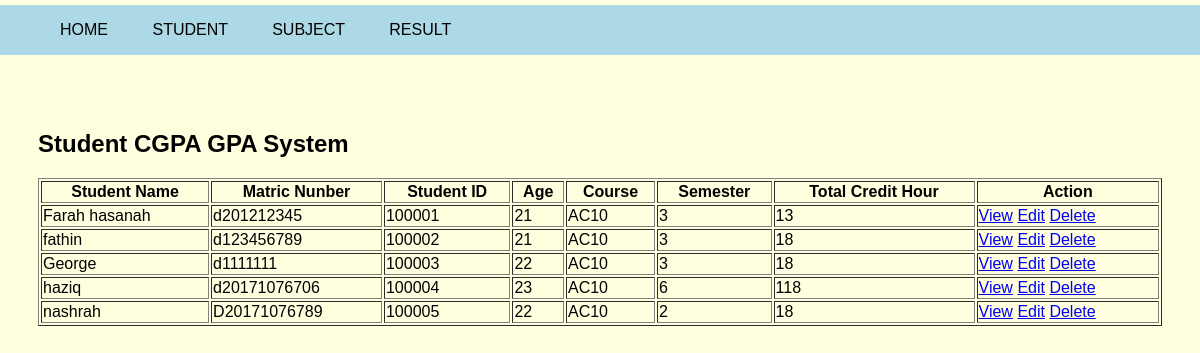
The page / on the database its author committed.
### tables this page shows
CREATE TABLE `student` (
  `stud_name` text NOT NULL,
  `stud_matricno` varchar(12) NOT NULL,
  `stud_id` int(6) NOT NULL,
  `stud_age` int(3) NOT NULL,
  `stud_course` varchar(7) NOT NULL,
  `stud_sem` int(2) NOT NULL,
  `stud_credithour` int(4) NOT NULL
);

### index.php (the view, shortened to what this page needs)
<?php
include 'header.php';
$stmt = $connection->prepare('SELECT * FROM student');
$stmt->execute();
?>
<!DOCTYPE html>
<body>
    <div class="container">
            <h2>Student CGPA GPA System</h2>
            <table border="1" width="100%">
                <tr>
                    <th>Student Name</th>
                    <th>Matric Nunber</th>
                    <th>Student ID</th>
                    <th>Age</th>
                    <th>Course</th>
                    <th>Semester</th>
                    <th>Total Credit Hour</th>
                    <th>Action</th>
                </tr>
            <tbody>
                <?php while ($student = $stmt->fetch(PDO::FETCH_OBJ)) { ?>
                        <tr>
                            <td class="data-content"><?php echo $student->stud_name; ?></td>
                            <td class="data-content"><?php echo $student->stud_matricno; ?></td>
                            <td class="data-content"><?php echo $student->stud_id; ?></td>
                            <td class="data-content"><?php echo $student->stud_age; ?></td>
                            <td class="data-content"><?php echo $student->stud_course; ?></td>
                            <td class="data-content"><?php echo $student->stud_sem; ?></td>
                            <td class="data-content"><?php echo $student->stud_credithour; ?></td>
                            <td class="data-content">
                                <a class="btn btn-primary" href="result.php?id=<?php echo $student->stud_id ?>">View</a>
                                <a class="btn btn-secondary" href="editstudent.php?id=<?php echo $student->stud_id ?>">Edit</a>
                                <a class="btn btn-danger" href="index.php?id=<?php echo $student->stud_id ?> &action=delete">Delete</a>
                            </td>
                        </tr>
                    <?php }
                ?>
            </tbody>
            </table>
    </div>
</body>
</html>

### header.php (shortened to what this page needs)
<!Doctype Html>
<Html>
<Head>
</Head>
<Body>
<header>
<nav>
<ul>
<li>
<a href="index.php">HOME</a>
</li>
<li>
<a href = "student.php">STUDENT</a>
</li>
<li>
<a href = "subject.php">SUBJECT</a>
</li>
<li>
<a href = "viewresult.php">RESULT</a>
</li>
</ul>
</nav>
</header>
</Body>
</Html>

### header.php (style rules this page uses)
body { height: 125vh; margin-top: 80px; padding: 30px; background-size: cover; font-family: sans-serif; }
header { background-color: lightblue; position: fixed; left: 0; right: 0; top: 5px; height: 50px; display: flex; align-items: center; }
header * { display: inline; }
header li { margin: 20px; }
header li a { color: black; text-decoration: none; }

### index.php (style rules this page uses)
Body { font-family: Arial, Helvetica, sans-serif; background-color: lightyellow; }

### rows shown on the page
student: stud_name "Farah hasanah", stud_matricno "d201212345", stud_id "100001", stud_age "21", stud_course "AC10", stud_sem "3", stud_credithour "13"
student: stud_name "fathin", stud_matricno "d123456789", stud_id "100002", stud_age "21", stud_course "AC10", stud_sem "3", stud_credithour "18"
student: stud_name "George", stud_matricno "d1111111", stud_id "100003", stud_age "22", stud_course "AC10", stud_sem "3", stud_credithour "18"
student: stud_name "haziq", stud_matricno "d20171076706", stud_id "100004", stud_age "23", stud_course "AC10", stud_sem "6", stud_credithour "118"
student: stud_name "nashrah", stud_matricno "D20171076789", stud_id "100005", stud_age "22", stud_course "AC10", stud_sem "2", stud_credithour "18"
